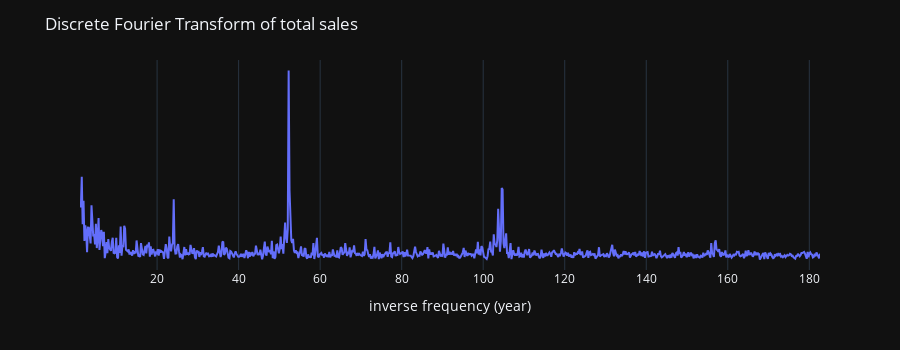

Here is the notebook cell this chart was saved with:
### Code cell
# aggregate the 'sales' values to obtain the total sales per day
total_sales = (
    df.select("date", "sales")
    .group_by("date", maintain_order=True)
    .sum()
    .head(-TARGET_STEPS)
)

# compute the DFT of the sales and the corresponding frequencies
dft_df = (
    pl.DataFrame({"DFT": tf.abs(tf.signal.rfft(total_sales["sales"])).numpy()})
    .with_row_index()  # add index column
    .with_columns(  # scale the index to have 1 = one year
        ((pl.col("index") * 365.25) / len(total_sales)).alias("freq")
    )
    .filter(pl.col("freq") >= 1.0)  # drop frequencies corresponding over 1 year
)

px.line(dft_df, x="freq", y="DFT").update_layout(
    height=350,
    xaxis=dict(title="inverse frequency (year)"),
    yaxis=dict(visible=False),
    title="Discrete Fourier Transform of total sales",
)

### Figure 1 — Plotly figure (JSON) as saved in the notebook; plotly's stock layout.template omitted (floating-point values rounded to 4 significant figures; data arrays with more than 128 entries replaced by an {"elided": "..."} marker saying what was removed)
{"data": [{"hovertemplate": "freq=%{x}<br>DFT=%{y}<extra></extra>", "legendgroup": "", "line": {"color": "#636efa", "dash": "solid"}, "marker": {"symbol": "circle"}, "mode": "lines", "name": "", "orientation": "v", "showlegend": false, "type": "scatter", "x": {"elided": "838 float values"}, "xaxis": "x", "y": {"elided": "838 float values"}, "yaxis": "y"}], "layout": {"height": 350, "legend": {"tracegroupgap": 0}, "margin": {"t": 60}, "title": {"text": "Discrete Fourier Transform of total sales"}, "xaxis": {"anchor": "y", "domain": [0, 1], "title": {"text": "inverse frequency (year)"}}, "yaxis": {"anchor": "x", "domain": [0, 1], "title": {"text": "DFT"}, "visible": false}}}
